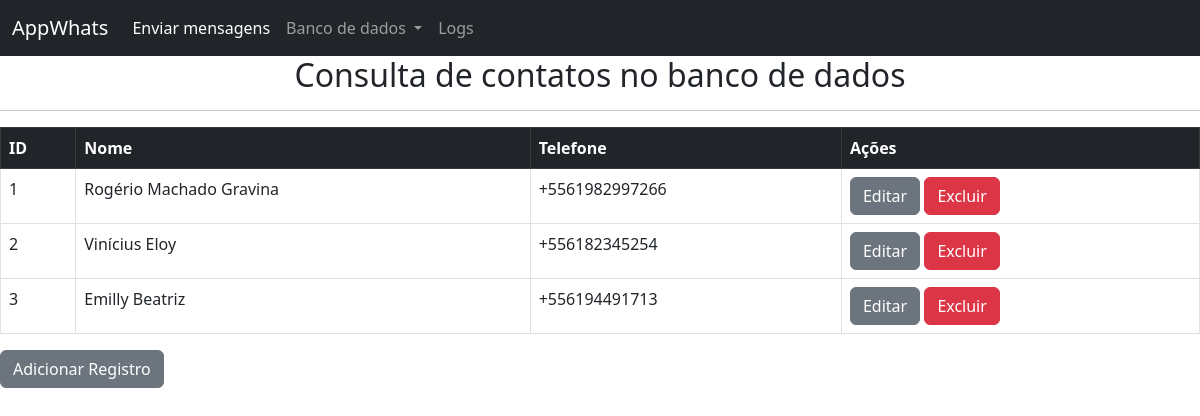
The app's page /Consultar/Pessoas with its own data.
### app.py (models this page shows, shortened)
class pessoas(db.Model):
    id = db.Column(db.Integer, primary_key=True)
    nome = db.Column(db.String(50))
    telefone = db.Column(db.String(14))

### app.py (the view)
@app.route("/Consultar/Pessoas", methods=["GET", "POST"])
def consultar_pessoas():
    return render_template("consultar_pessoas.html", pessoas=pessoas.query.all())

### templates/consultar_pessoas.html
{% extends 'base.html' %}
{% block content %}
<h2 style="text-align: center;">Consulta de contatos no banco de dados</h2>
<hr>
<table class="table table-bordered table-hover">
    <thead class="table-dark">
        <tr>
            <th scope="col">ID</th>
            <th scope="col">Nome</th>
            <th scope="col">Telefone</th>
            <th scope="col">Ações</th>
        </tr>
    </thead>
    <tbody>
        {% for pessoa in pessoas %}
        <tr>
            <td>{{pessoa.id}}</td>
            <td>{{pessoa.nome}}</td>
            <td>{{pessoa.telefone}}</td>
            <td>
                <a href="{{pessoa.id}}/atualizar_pessoas" class="btn btn-secondary">Editar</a>
                <a href="{{pessoa.id}}/excluir_pessoas" onclick="return confirm('Deseja excluir esse registro?')" class="btn btn-danger">Excluir</a>
            </td>
        </tr>
        {% endfor %}
    </tbody>
</table>
<a href="{{url_for('cadastrar_pessoas')}}" class="btn btn-secondary">Adicionar Registro</a>
{% endblock content %}

### records on screen
pessoas: id "1", nome "Rogério Machado Gravina", telefone "+5561982997266"
pessoas: id "2", nome "Vinícius Eloy", telefone "+556182345254"
pessoas: id "3", nome "Emilly Beatriz", telefone "+556194491713"
